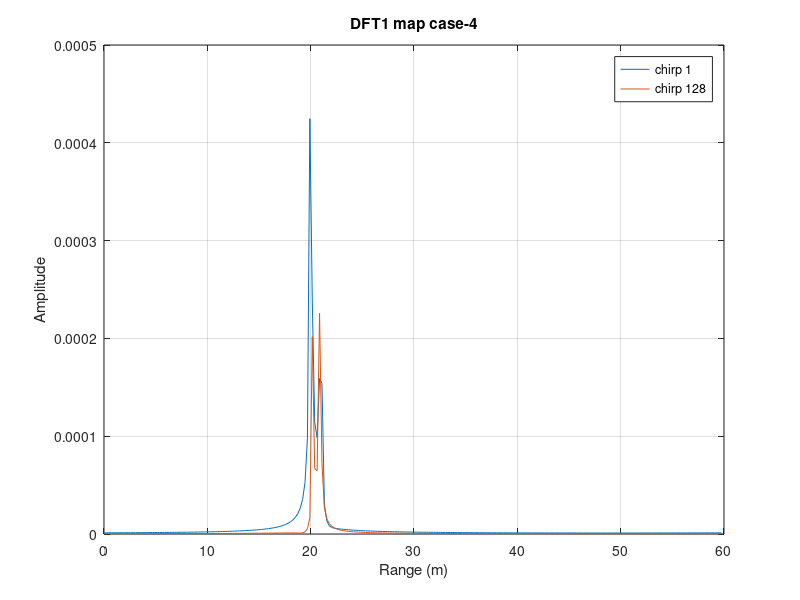
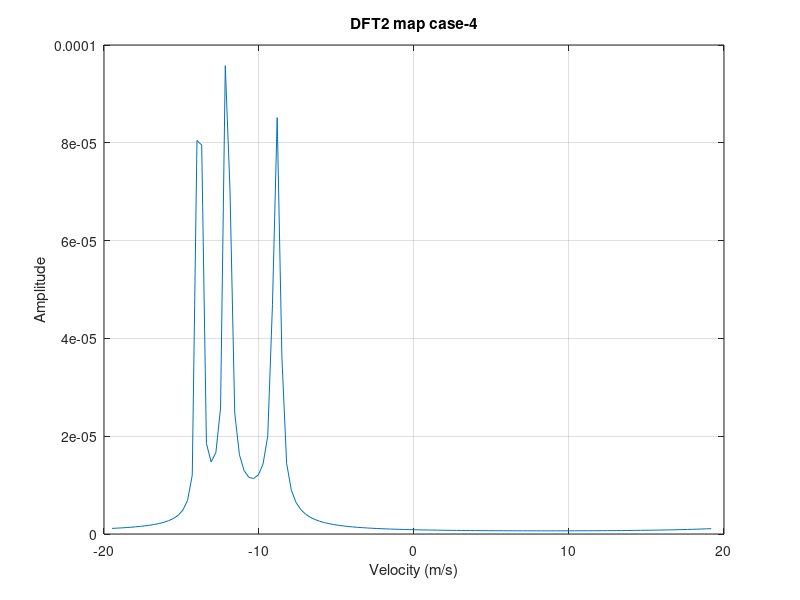

Source code (MATLAB) for these figures, in order: (Note: this script raises an error after producing the figures.)
%% Given parameters, basic assumptions and derivations
f0 = 77e9;
fs = 10e6;
nChirps = 128;
N = 256;
mu = 25e6/1e-6;
c = 3e8;
Tcri = 50e-6;
Tc = nChirps/fs;
BW = mu*Tc;
dR = c/(2*BW);

Pt = 0.1;
G = 30;
lam = c/f0;
Ls = 1;
La_R = 1; 

t = 0:1/fs:Tcri-1/fs; %Time duration
Nsamps = length(t);

%% Target Parameters
Rk = [20 , 21, 20];        %meters
Vk = [30 , -12, 25];    %m/s
rcs = [1, 1, 1];                %radar cross section
nTgts = length(Rk);             %number of targets

%% zIF Signal
zIF = zeros(nChirps, Nsamps);
for kc = 1:nChirps
    for kt = 1:nTgts
        dist = Rk(kt)+Vk(kt)*(kc-1)*Tcri;
        tk = 2*dist/c;
        Pr = Pt*G^2*lam^2*rcs(kt)/((4*pi)^3*(dist)^4*Ls*La_R);
        
        zIF(kc,:) = zIF(kc,:) + (sqrt(Pr)/2)*exp(1i*(2*pi*f0*tk + 2*pi*mu*t*tk - pi*mu*(tk.^2)));
    end
end

%% Plotting
fRk         = (0:N-1)/N*fs;
Rng         = c/2/mu*fRk;
zIF_1Dfft   = fft(zIF,N,2);
zIF_1Dfft_1   = fft(zIF(1,:),N,2);
zIF_1Dfft_2   = fft(zIF(128,:),N,2);

fDk         = ((0:nChirps-1)/nChirps - 0.5)/Tcri;
Vel         = c/2/f0*fDk;
zIF_2Dfft  = fftshift(fft(zIF_1Dfft(:,2),nChirps,1),1);

figure;
plot(Rng,(abs(zIF_1Dfft_1)))
hold on
plot(Rng,(abs(zIF_1Dfft_2)))
xlabel('Range (m)')
ylabel('Amplitude')
grid ON
title('DFT1 map case-4')
legend('chirp 1','chirp 128')
hold off

figure;
plot(Vel,(abs(zIF_2Dfft)))
xlabel('Velocity (m/s)')
ylabel('Amplitude')
title('DFT2 map case-4')
grid ON

plotRDmap(zIF,fs,Tcri,c,f0,mu)

function plotRDmap(zIF,fs,Tcri,c,f0,mu)
    [nChirps,N] = size(zIF);
    fRk         = (0:N-1)/N*fs;
    Rng         = c/2/mu*fRk;
    zIF_1Dfft   = fft(zIF,N,2);
    fDk         = ((0:nChirps-1)/nChirps - 0.5)/Tcri;
    Vel         = c/2/f0*fDk;
    zIF_2Dfft   = fftshift(fft(zIF_1Dfft,nChirps,1),1);
    
    figure; imagesc(Rng,Vel,10*log10(abs(zIF_2Dfft)+eps)); colorbar;
    xlabel('Range (m)')
    ylabel('Velocity (m/s)')
    title('Range-Velocity Map case-4')
end